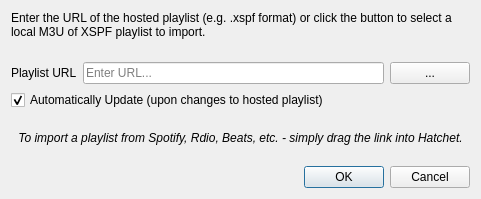
<?xml version="1.0" encoding="UTF-8"?>
<ui version="4.0">
 <class>LoadPlaylist</class>
 <widget class="QDialog" name="LoadPlaylist">
  <property name="geometry">
   <rect>
    <x>0</x>
    <y>0</y>
    <width>481</width>
    <height>199</height>
   </rect>
  </property>
  <property name="windowTitle">
   <string>Load Playlist</string>
  </property>
  <layout class="QVBoxLayout" name="verticalLayout">
   <item>
    <widget class="QLabel" name="helperText">
     <property name="text">
      <string>Enter the URL of the hosted playlist (e.g. .xspf format) or click the button to select a local M3U of XSPF playlist to import.</string>
     </property>
     <property name="alignment">
      <set>Qt::AlignLeading|Qt::AlignLeft|Qt::AlignTop</set>
     </property>
     <property name="wordWrap">
      <bool>true</bool>
     </property>
    </widget>
   </item>
   <item>
    <layout class="QHBoxLayout" name="horizontalLayout">
     <item>
      <widget class="QLabel" name="label">
       <property name="text">
        <string>Playlist URL</string>
       </property>
      </widget>
     </item>
     <item>
      <widget class="QLineEdit" name="lineEdit">
       <property name="placeholderText">
        <string>Enter URL...</string>
       </property>
      </widget>
     </item>
     <item>
      <widget class="QPushButton" name="navigateButton">
       <property name="sizePolicy">
        <sizepolicy hsizetype="Minimum" vsizetype="Fixed">
         <horstretch>0</horstretch>
         <verstretch>0</verstretch>
        </sizepolicy>
       </property>
       <property name="text">
        <string>...</string>
       </property>
      </widget>
     </item>
    </layout>
   </item>
   <item>
    <widget class="QCheckBox" name="autoUpdate">
     <property name="text">
      <string>Automatically Update (upon changes to hosted playlist)</string>
     </property>
     <property name="checked">
      <bool>true</bool>
     </property>
    </widget>
   </item>
   <item>
    <widget class="QLabel" name="label_2">
     <property name="font">
      <font>
       <italic>true</italic>
      </font>
     </property>
     <property name="text">
      <string>To import a playlist from Spotify, Rdio, Beats, etc. - simply drag the link into Hatchet.</string>
     </property>
     <property name="alignment">
      <set>Qt::AlignCenter</set>
     </property>
     <property name="wordWrap">
      <bool>true</bool>
     </property>
    </widget>
   </item>
   <item>
    <widget class="QDialogButtonBox" name="buttonBox">
     <property name="orientation">
      <enum>Qt::Horizontal</enum>
     </property>
     <property name="standardButtons">
      <set>QDialogButtonBox::Cancel|QDialogButtonBox::Ok</set>
     </property>
    </widget>
   </item>
  </layout>
 </widget>
 <resources/>
 <connections>
  <connection>
   <sender>buttonBox</sender>
   <signal>accepted()</signal>
   <receiver>LoadPlaylist</receiver>
   <slot>accept()</slot>
   <hints>
    <hint type="sourcelabel">
     <x>248</x>
     <y>254</y>
    </hint>
    <hint type="destinationlabel">
     <x>157</x>
     <y>274</y>
    </hint>
   </hints>
  </connection>
  <connection>
   <sender>buttonBox</sender>
   <signal>rejected()</signal>
   <receiver>LoadPlaylist</receiver>
   <slot>reject()</slot>
   <hints>
    <hint type="sourcelabel">
     <x>316</x>
     <y>260</y>
    </hint>
    <hint type="destinationlabel">
     <x>286</x>
     <y>274</y>
    </hint>
   </hints>
  </connection>
 </connections>
</ui>
